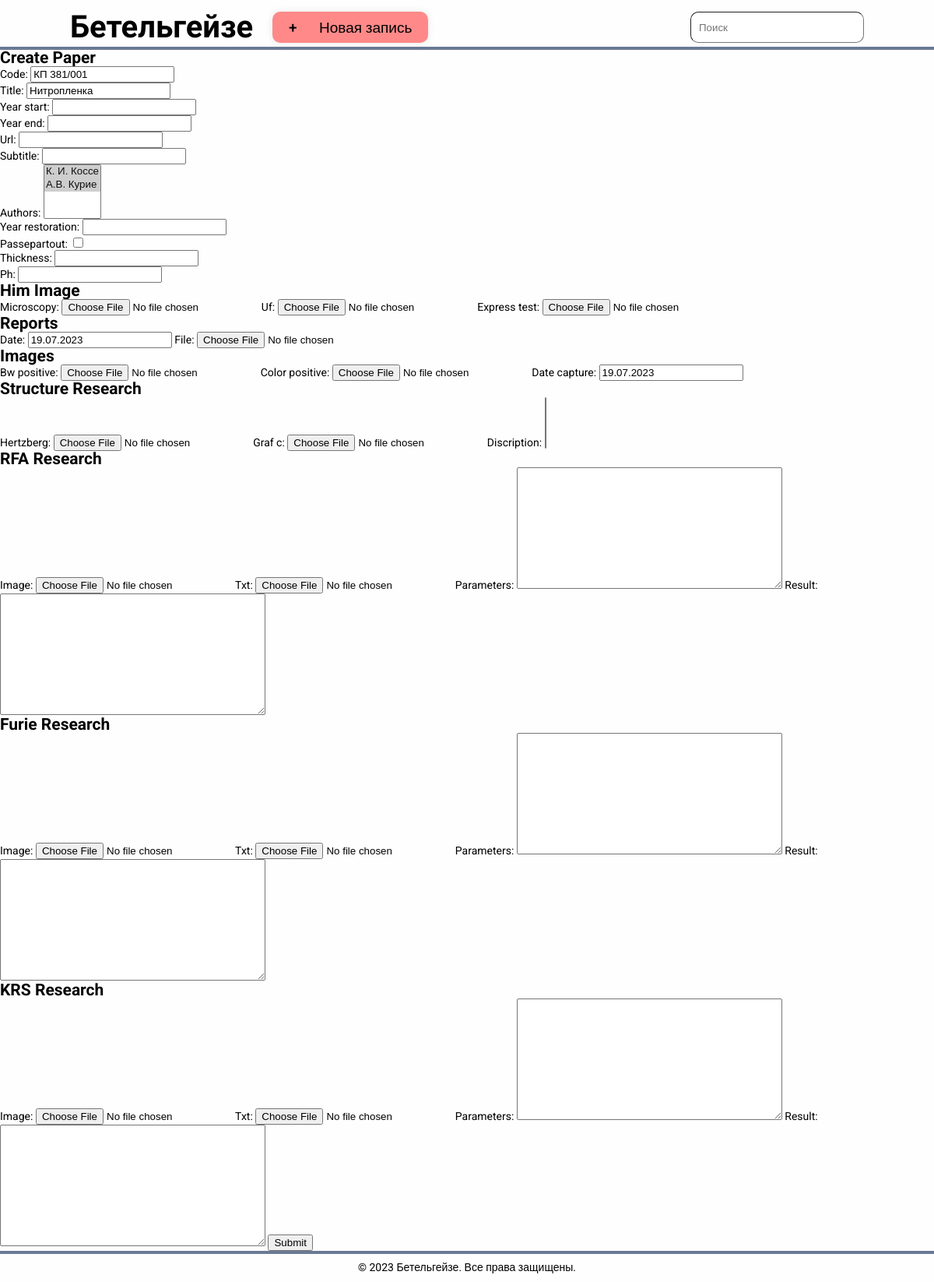
Before: /1 with the older database file.
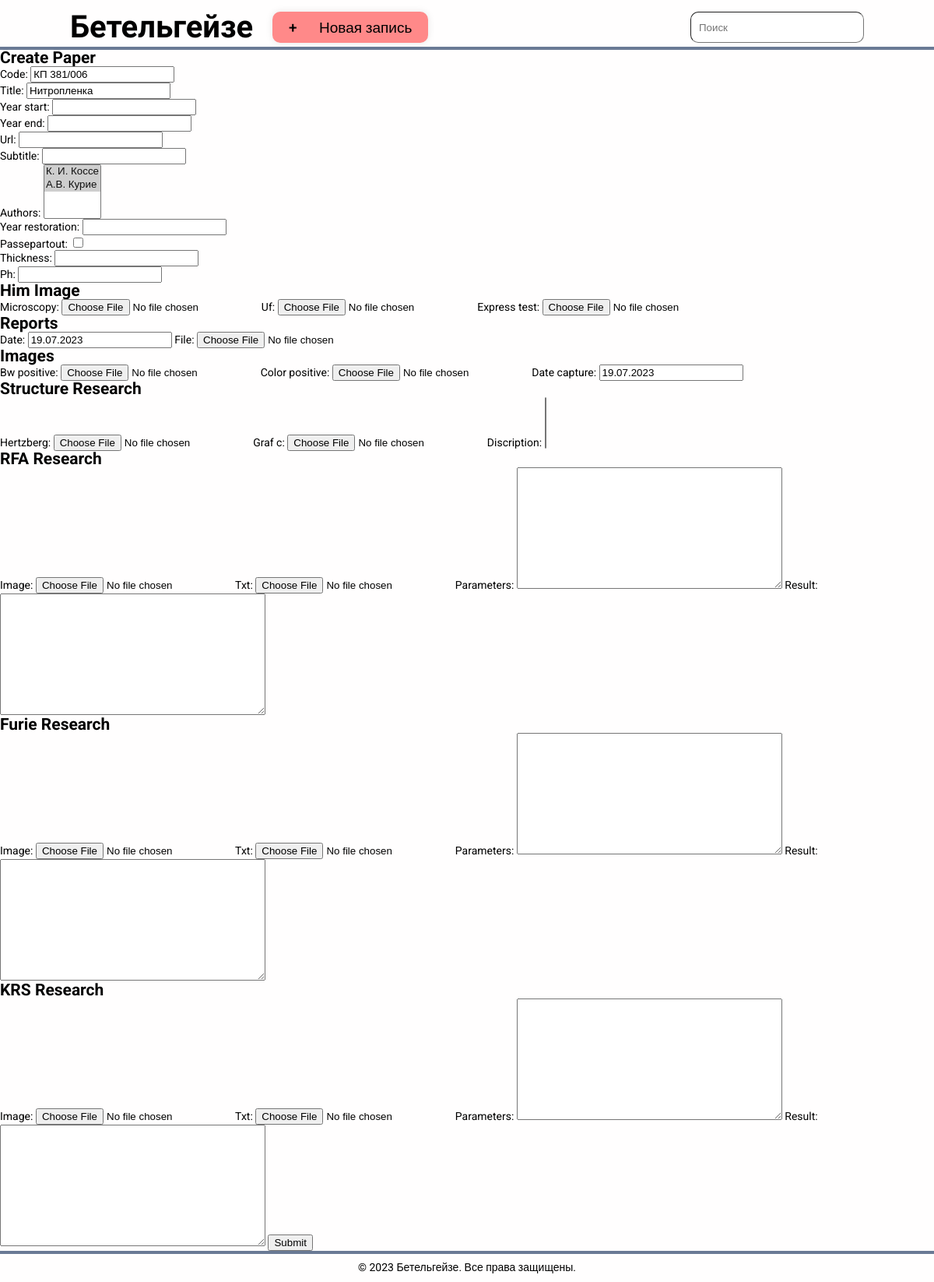
After: the same page with the newer database file.
### paper/models.py (models this page shows, shortened)
class Paper(models.Model):
    code = models.CharField(max_length=50)
    title = models.CharField(max_length=50)
    year_start = models.PositiveIntegerField(default=None, blank=True, null=True)
    year_end = models.PositiveIntegerField(default=None, blank=True, null=True)
    url = models.URLField(default=None, blank=True, null=True)
    subtitle = models.CharField(max_length=100, default=None, blank=True)
    authors = models.ManyToManyField(Author)
    year_restoration = models.PositiveIntegerField(default=None, blank=True, null=True)
    passepartout = models.BooleanField()
    thickness = models.PositiveIntegerField(default=None, blank=True, null=True)
    ph = models.DecimalField(max_digits=5, decimal_places=3, default=None, blank=True, null=True)

### paper/views.py (the view)
# urls.py: path("<int:pk>", views.PaperUpdate.as_view(), name="paper-update"),
class PaperUpdate(generic.UpdateView):
    model = Paper
    template_name = "paper/addPaper.html"
    form_class = PaperForm

### paper/forms.py (shortened to what this page needs)
class PaperForm(forms.ModelForm):
    report_formset = forms.inlineformset_factory(Paper, Report, form=ReportForm, extra=1, can_delete_extra=False)
    image_formset = forms.inlineformset_factory(Paper, Image, form=ImageForm, extra=1, can_delete_extra=False)
    structure_formset = forms.inlineformset_factory(
        Paper, StructureResearch, form=StructureResearchForm, extra=1, can_delete_extra=False
    )
    rfa_formset = forms.inlineformset_factory(Paper, RfaResearch, form=RfaResearchForm, extra=1, can_delete_extra=False)
    furie_formset = forms.inlineformset_factory(
        Paper, FurieResearch, form=FurieResearchForm, extra=1, can_delete_extra=False
    )
    krs_formset = forms.inlineformset_factory(Paper, KrsResearch, form=KrsResearchForm, extra=1, can_delete_extra=False)
    himImage_formset = forms.inlineformset_factory(Paper, HimImage, form=HimImageForm, extra=1, can_delete_extra=False)
    class Meta:
        model = Paper
        fields = "__all__"
        widgets = {
            "authors": SelectizeMultiple(search_lookup="name__icontains"),
        }
    def __init__(self, *args, **kwargs):
        super(PaperForm, self).__init__(*args, **kwargs)

### paper/models.py (called while the page is built)
    def __str__(self):
        return self.name

### paper/templates/paper/addPaper.html (shortened to what this page needs)
{% extends 'paper/base.html' %}
{% block content %}
<form method="post" enctype="multipart/form-data">
    <h2>Create Paper</h2>
    {{ form.as_p }}
    <h2>Him Image</h2>
    {% for form in form.himImage_formset%}
      {{ form.as_table }}
    {% endfor %}
    <h2>Reports</h2>
    {% for form in form.report_formset %}
      {{ form.as_table }}
    {% endfor %}
    <h2>Images</h2>
    {% for form in form.image_formset %}
      {{ form.as_table }}
    {% endfor %}
    <h2>Structure Research</h2>
    {% for form in form.structure_formset %}
      {{ form.as_table }}
    {% endfor %}
    <h2>RFA Research</h2>
    {% for form in form.rfa_formset %}
      {{ form.as_table }}
    {% endfor %}
    <h2>Furie Research</h2>
    {% for form in form.furie_formset %}
      {{ form.as_table }}
    {% endfor %}
    <h2>KRS Research</h2>
    {% for form in form.krs_formset %}
      {{ form.as_table }}
    {% endfor %}
    <button type="submit" value="Save">Submit</button>
  </form>
{% endblock content %}

### paper/templates/paper/base.html (shortened to what this page needs)
{% load static %}
<!DOCTYPE html>
<html lang="ru">
<head>
    <link type="text/css" rel="stylesheet" href="{% static 'paper/css/style.css' %}">
</head>
<body>
    <header class="header">
        <div class="header__h-flexbox">
            <div class="h-flexbox__tb">
                <h1 class="title"><a href="/">Бетельгейзе</a></h1>
                <button class="new-card-btn" ><a class="new-card-link" href="/create">+      Новая запись</a></button>
            </div>
            <input class="search" type="search" name="" id="" placeholder="Поиск ">
        </div>
    </header>
    {% block content %}
    {% endblock %}
    <footer class="footer">
        <p class="footer__text"> &#169 2023 Бетельгейзе. Все права защищены.</p>
    </footer>
</body>
</html>

### paper/static/paper/css/style.css (style rules this page uses)
html { box-sizing: border-box; }
*, *::after, *::before { box-sizing: inherit; }
a { color: inherit; text-decoration: none; }
h1, h2, h3, h4, p, ul, ol, figure { padding: 0; margin: 0; }
button { cursor: pointer; }
body { margin: 0; width: 100vw; min-height: 100vh; font-family: Roboto, sans-serif; background-color: #FFFEFE;; font-size: 14px; font-weight: 400; color: black; line-height: 1; overflow-x:hidden; }
.header__h-flexbox { border-bottom: 4px solid rgb(106, 122, 149); padding: 15px 7.5% 5px; display: flex; justify-content: space-between; }
.h-flexbox__tb { display: flex; }
.title { font-family: 'Yanone Kaffeesatz', sans-serif; font-size: 40px; margin-right: 25px; }
.new-card-btn { width: 200px; height: 40px; background-color: rgb(255, 137, 137); border: none; border-radius: 10px; box-shadow: rgba(3, 3, 3, 0.1) 0px 0px 10px; font-family: 'Roboto', sans-serif; font-weight: 500; font-size: 19px; white-space: pre-wrap; }
.search { width: 223px; border-radius: 10px; border-width: 1px; padding: 0 10px; }
.footer { display: flex; justify-content: center; border-top: 4px solid rgb(106, 122, 149); height: 40px; padding-top: 10px; }

Changed rows visible on the page:
changed Paper "Нитропленка": code "КП 381/001" → "КП 381/006"
